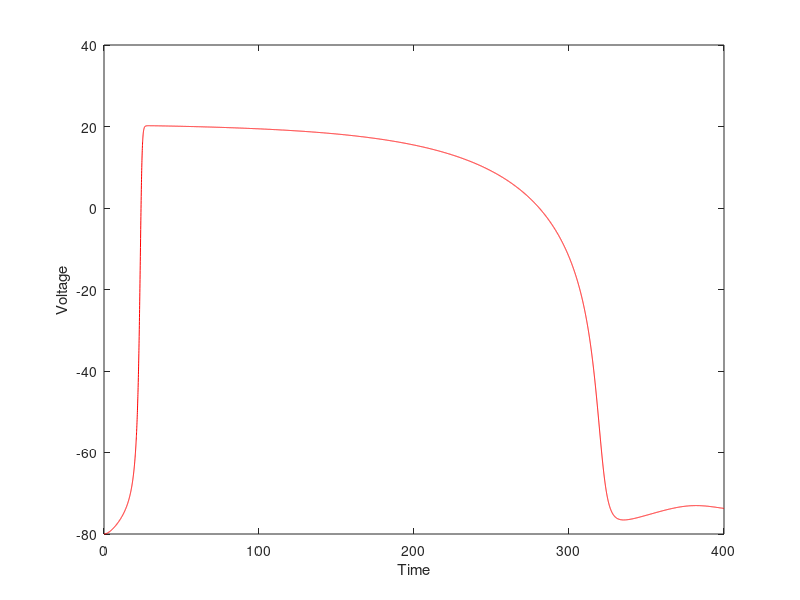

Write the MATLAB code that produced this figure.
%%%%%%%%%%%%%%%%%%%%%%%%%%%%%%%%%%%%%%%%%%%%%%%%%%%%%%%%%%%%%%%%%%%%%%%%%%%
%           Aliev-Panfilov Single Cell Model with Optogenetics            %
%                              Forward Euler                              %
%                                                                         %
%                        Program Name: ap_sc_opto                         %
%                                                                         %
%                         History: Created 26/07                          %
%                                                                         %
%                                                                         %
%                       Author: Alix Vanpoperinghe                        %
%%%%%%%%%%%%%%%%%%%%%%%%%%%%%%%%%%%%%%%%%%%%%%%%%%%%%%%%%%%%%%%%%%%%%%%%%%%

% clear
% close all
% clc

%% AP FULL OPTOGENETIC MODEL
% AP PARAMETERS
e0 = 0.002;
k = 8;
b = 0.05;                       % oscillation threshold (positive = stable)
mu_1 = 0.2;
mu_2 = 0.3;
epsilon = @(u,v) e0 + (mu_1*v)/(u + mu_2);            % weighting factor

% ChR2 CURRENT
g_chr = 0.75;                                        % max conductance of ChR (val 0.4-0.75 mS/cm2)
exp_lvl = 1;                                         % expression level of ChR2, default is 1
gamma = 0.1;                                         % ratio O1/O2 (val 0.05-0.1)
G = @(u) (10.6408 - 14.6408*exp(-u/42.7671))/u;      % voltage rectification function (NOT SURE ABOUT DIMENSIONS HERE)
%vol = @(u) 100*u - 80;
E_chr = 0;                                           % reversal potential of ChR (val -5 - +10 mV)

ichr = @(u,O1,O2) exp_lvl*g_chr*(O1 + gamma*O2)*G(u)*(u-E_chr);     % ChR current

% FOUR-STATE MODEL PARAMETERS AND DEs
%k1 = @(F,p) ep1*F*p;
k1 = 0.369;                          % light-sensitive rate constant C1 to O1
%k2 = @(F,p) ep2*F*p;
k2 = 0.369;                          % light-sensitive rate constant C2 to O2
%F = sig_ret * blabla
%I = 10;                             % irradiance (values 0-10)
%lambda = 470;                       % (nm) wavelength of max absorption
%w_loss = 0.77;                      % scaling factor for loss of photons
%F = 0.00006*I*(lambda/w_loss);

% rate constants
Gd1 = 0.084;                        % O1 to C1   (val 0.084-0.11)
Gd2 = 0.1254;                       % O2 to C2   (val 0.025-0.1254)
Gr = 0.004;                         % C2 to C1   (val 0.0004-0.0040)
e12 = 0.011;                        % O1 to O2   (val 0-0.03)
e21 = 0.008;                        % O2 to O1   (val 0.008-0.015)



dC1 = @(O1,C1,C2) Gr*C2 + Gd1*O1 - k1*C1;
dO1 = @(O1,O2,C1) k1*C1 - (Gd1 + e12)*O1 + e21*O2;
dO2 = @(O1,O2,C2) k2*C2 - (Gd2 + e21)*O2 + e12*O1;
dC2 = @(O2,C2) Gd2*O2 - (k2 + Gr)*C2;


% FHN DEs
Cm = 60;                           % (pF) 56.6 +/- 9.9 - Hotka et al. (2014)
Rm = 1/Cm;

du = @(u,v,iapp,O1,O2) - k*u*(u-b)*(u-1) -u*v + iapp - Rm*ichr(u,O1,O2);       % fast
dv = @(u,v) epsilon(u,v)*(-v - k*u*(u-b-1));                                   % slow

%% INTEGRATION SETUP
t_start = 0;                    % start time
dt = 0.01;                      % integration step size



t_fin = 100;                    % end time
N = t_fin/dt;                   % number of grid points

t = linspace(t_start, t_fin, N);% storing time values


t_burst_start = 0;              % start time of Iapp burst
t_burst_fin = 2;                % end time of Iapp burst



%% STEADY STATE?
 t_reach = 1000;
 delta = 0.01;
 M = t_reach/delta;

u = ones(M,1);
v = ones(M,1);
for s = 1:M-1
    u(s+1) = u(s) + delta*du(u(s),v(s),0,0,0);
    v(s+1) = v(s) + delta*dv(u(s),v(s));
end
tspan = delta:delta:t_reach;

%% INITIAL CONDITIONS
u = u(end)*ones(N,1);
v = v(end)*ones(N,1);

C1 = ones(N,1);                     % assumed 100% of ChRs are in the C1 state
O1 = zeros(N,1);
O2 = zeros(N,1);
C2 = zeros(N,1);
iapp = zeros(N,1);

I_CHR2 = zeros(N,1);                % current tracker

%% FORWARD EULER
for it = 1:N-1
        u(it+1) = u(it) + dt*du(u(it),v(it),iapp(it),O1(it),O2(it));
        v(it+1) = v(it) + dt*dv(u(it),v(it));
        C1(it+1) = C1(it) + dt*dC1(O1(it),C1(it),C2(it));
        O1(it+1) = O1(it) + dt*dO1(O1(it),O2(it),C1(it));
        O2(it+1) = O2(it) + dt*dO2(O1(it),O2(it),C2(it));
        C2(it+1) = C2(it) + dt*dC2(O2(it),C2(it));
        
        
        I_CHR2(it+1) = ichr(u(it+1),O1(it+1),O2(it+1));
	end


%% PLOTTING
vol = 100*u - 80;               % 80 - 87.3 mV (scaling)
tau = 4*t;                      % (scaling)
plot(tau, vol, 'r')
xlabel('Time'),ylabel('Voltage')




%%%%%%%%%%%%%%%%%%%%%%%%%%%%%%%%%%%%%%%%%%%%%%%%%%%%%%%%%%%%%%%%%%%%%%%%%%%

